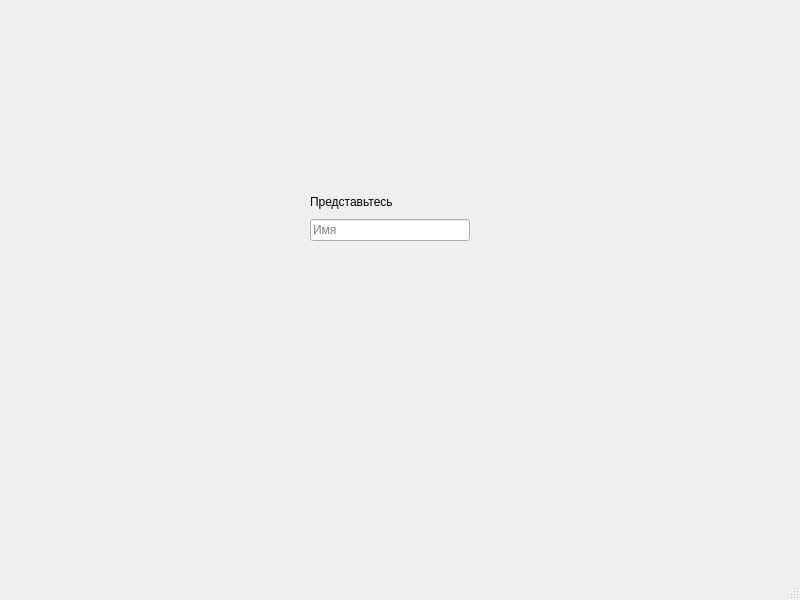
<?xml version="1.0" encoding="UTF-8"?>
<ui version="4.0">
 <class>MainWindow</class>
 <widget class="QMainWindow" name="MainWindow">
  <property name="geometry">
   <rect>
    <x>0</x>
    <y>0</y>
    <width>800</width>
    <height>600</height>
   </rect>
  </property>
  <property name="windowTitle">
   <string>MainWindow</string>
  </property>
  <widget class="QWidget" name="centralwidget">
   <widget class="QWidget" name="verticalLayoutWidget">
    <property name="geometry">
     <rect>
      <x>310</x>
      <y>190</y>
      <width>160</width>
      <height>51</height>
     </rect>
    </property>
    <layout class="QVBoxLayout" name="verticalLayout">
     <item>
      <widget class="QLabel" name="label">
       <property name="text">
        <string>Представьтесь</string>
       </property>
      </widget>
     </item>
     <item>
      <widget class="QLineEdit" name="lineEdit">
       <property name="placeholderText">
        <string>Имя</string>
       </property>
      </widget>
     </item>
    </layout>
   </widget>
  </widget>
  <widget class="QMenuBar" name="menubar">
   <property name="geometry">
    <rect>
     <x>0</x>
     <y>0</y>
     <width>800</width>
     <height>24</height>
    </rect>
   </property>
  </widget>
  <widget class="QStatusBar" name="statusbar"/>
 </widget>
 <resources/>
 <connections/>
</ui>
